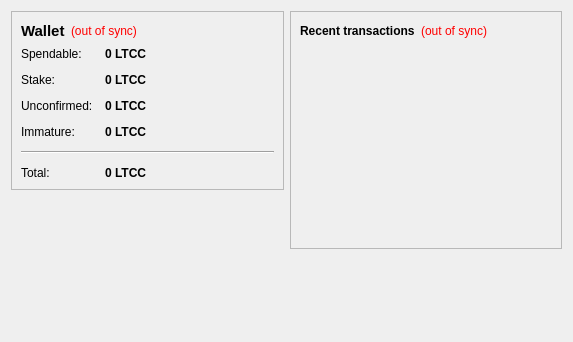
<?xml version="1.0" encoding="UTF-8"?>
<ui version="4.0">
 <class>OverviewPage</class>
 <widget class="QWidget" name="OverviewPage">
  <property name="geometry">
   <rect>
    <x>0</x>
    <y>0</y>
    <width>573</width>
    <height>342</height>
   </rect>
  </property>
  <property name="windowTitle">
   <string>Form</string>
  </property>
  <layout class="QHBoxLayout" name="horizontalLayout" stretch="1,1">
   <item>
    <layout class="QVBoxLayout" name="verticalLayout_2">
     <item>
      <widget class="QFrame" name="frame">
       <property name="frameShape">
        <enum>QFrame::StyledPanel</enum>
       </property>
       <property name="frameShadow">
        <enum>QFrame::Raised</enum>
       </property>
       <layout class="QVBoxLayout" name="verticalLayout_4">
        <item>
         <layout class="QHBoxLayout" name="horizontalLayout_4">
          <item>
           <widget class="QLabel" name="label_5">
            <property name="font">
             <font>
              <pointsize>11</pointsize>
              <weight>75</weight>
              <bold>true</bold>
             </font>
            </property>
            <property name="text">
             <string>Wallet</string>
            </property>
           </widget>
          </item>
          <item>
           <widget class="QLabel" name="labelWalletStatus">
            <property name="toolTip">
             <string>The displayed information may be out of date. Your wallet automatically synchronizes with the LTC Classic network after a connection is established, but this process has not completed yet.</string>
            </property>
            <property name="styleSheet">
             <string notr="true">QLabel { color: red; }</string>
            </property>
            <property name="text">
             <string notr="true">(out of sync)</string>
            </property>
            <property name="alignment">
             <set>Qt::AlignLeading|Qt::AlignLeft|Qt::AlignVCenter</set>
            </property>
           </widget>
          </item>
          <item>
           <spacer name="horizontalSpacer_2">
            <property name="orientation">
             <enum>Qt::Horizontal</enum>
            </property>
            <property name="sizeHint" stdset="0">
             <size>
              <width>40</width>
              <height>20</height>
             </size>
            </property>
           </spacer>
          </item>
         </layout>
        </item>
        <item>
         <layout class="QFormLayout" name="formLayout_2">
          <property name="fieldGrowthPolicy">
           <enum>QFormLayout::AllNonFixedFieldsGrow</enum>
          </property>
          <property name="horizontalSpacing">
           <number>12</number>
          </property>
          <property name="verticalSpacing">
           <number>12</number>
          </property>
          <item row="0" column="0">
           <widget class="QLabel" name="label">
            <property name="text">
             <string>Spendable:</string>
            </property>
           </widget>
          </item>
          <item row="0" column="1">
           <widget class="QLabel" name="labelBalance">
            <property name="font">
             <font>
              <weight>75</weight>
              <bold>true</bold>
             </font>
            </property>
            <property name="cursor">
             <cursorShape>IBeamCursor</cursorShape>
            </property>
            <property name="toolTip">
             <string>Your current spendable balance</string>
            </property>
            <property name="text">
             <string notr="true">0 LTCC</string>
            </property>
            <property name="textInteractionFlags">
             <set>Qt::LinksAccessibleByMouse|Qt::TextSelectableByKeyboard|Qt::TextSelectableByMouse</set>
            </property>
           </widget>
          </item>
          <item row="1" column="0">
           <widget class="QLabel" name="label_6">
            <property name="text">
             <string>Stake:</string>
            </property>
           </widget>
          </item>
          <item row="1" column="1">
           <widget class="QLabel" name="labelStake">
            <property name="font">
             <font>
              <weight>75</weight>
              <bold>true</bold>
             </font>
            </property>
            <property name="cursor">
             <cursorShape>IBeamCursor</cursorShape>
            </property>
            <property name="toolTip">
             <string>Total of coins that was staked, and do not yet count toward the current balance</string>
            </property>
            <property name="text">
             <string notr="true">0 LTCC</string>
            </property>
            <property name="textInteractionFlags">
             <set>Qt::LinksAccessibleByMouse|Qt::TextSelectableByKeyboard|Qt::TextSelectableByMouse</set>
            </property>
           </widget>
          </item>
          <item row="2" column="0">
           <widget class="QLabel" name="label_3">
            <property name="text">
             <string>Unconfirmed:</string>
            </property>
           </widget>
          </item>
          <item row="2" column="1">
           <widget class="QLabel" name="labelUnconfirmed">
            <property name="font">
             <font>
              <weight>75</weight>
              <bold>true</bold>
             </font>
            </property>
            <property name="cursor">
             <cursorShape>IBeamCursor</cursorShape>
            </property>
            <property name="toolTip">
             <string>Total of transactions that have yet to be confirmed, and do not yet count toward the current balance</string>
            </property>
            <property name="text">
             <string notr="true">0 LTCC</string>
            </property>
            <property name="textInteractionFlags">
             <set>Qt::LinksAccessibleByMouse|Qt::TextSelectableByKeyboard|Qt::TextSelectableByMouse</set>
            </property>
           </widget>
          </item>
          <item row="3" column="0">
           <widget class="QLabel" name="labelImmatureText">
            <property name="text">
             <string>Immature:</string>
            </property>
           </widget>
          </item>
          <item row="3" column="1">
           <widget class="QLabel" name="labelImmature">
            <property name="font">
             <font>
              <weight>75</weight>
              <bold>true</bold>
             </font>
            </property>
            <property name="toolTip">
             <string>Mined balance that has not yet matured</string>
            </property>
            <property name="text">
             <string notr="true">0 LTCC</string>
            </property>
            <property name="textInteractionFlags">
             <set>Qt::LinksAccessibleByMouse|Qt::TextSelectableByKeyboard|Qt::TextSelectableByMouse</set>
            </property>
           </widget>
          </item>
          <item row="4" column="0" colspan="2">
           <widget class="Line" name="line">
            <property name="orientation">
             <enum>Qt::Horizontal</enum>
            </property>
           </widget>
          </item>
          <item row="5" column="0">
           <widget class="QLabel" name="labelTotalText">
            <property name="text">
             <string>Total:</string>
            </property>
           </widget>
          </item>
          <item row="5" column="1">
           <widget class="QLabel" name="labelTotal">
            <property name="font">
             <font>
              <weight>75</weight>
              <bold>true</bold>
             </font>
            </property>
            <property name="cursor">
             <cursorShape>IBeamCursor</cursorShape>
            </property>
            <property name="toolTip">
             <string>Your current total balance</string>
            </property>
            <property name="text">
             <string notr="true">0 LTCC</string>
            </property>
            <property name="textInteractionFlags">
             <set>Qt::LinksAccessibleByMouse|Qt::TextSelectableByKeyboard|Qt::TextSelectableByMouse</set>
            </property>
           </widget>
          </item>
         </layout>
        </item>
       </layout>
      </widget>
     </item>
     <item>
      <spacer name="verticalSpacer">
       <property name="orientation">
        <enum>Qt::Vertical</enum>
       </property>
       <property name="sizeHint" stdset="0">
        <size>
         <width>20</width>
         <height>40</height>
        </size>
       </property>
      </spacer>
     </item>
    </layout>
   </item>
   <item>
    <layout class="QVBoxLayout" name="verticalLayout_3">
     <item>
      <widget class="QFrame" name="frame_2">
       <property name="frameShape">
        <enum>QFrame::StyledPanel</enum>
       </property>
       <property name="frameShadow">
        <enum>QFrame::Raised</enum>
       </property>
       <layout class="QVBoxLayout" name="verticalLayout">
        <item>
         <layout class="QHBoxLayout" name="horizontalLayout_2">
          <item>
           <widget class="QLabel" name="label_4">
            <property name="text">
             <string>&lt;b&gt;Recent transactions&lt;/b&gt;</string>
            </property>
           </widget>
          </item>
          <item>
           <widget class="QLabel" name="labelTransactionsStatus">
            <property name="toolTip">
             <string>The displayed information may be out of date. Your wallet automatically synchronizes with the LTC Classic network after a connection is established, but this process has not completed yet.</string>
            </property>
            <property name="styleSheet">
             <string notr="true">QLabel { color: red; }</string>
            </property>
            <property name="text">
             <string notr="true">(out of sync)</string>
            </property>
            <property name="alignment">
             <set>Qt::AlignRight|Qt::AlignTrailing|Qt::AlignVCenter</set>
            </property>
           </widget>
          </item>
          <item>
           <spacer name="horizontalSpacer">
            <property name="orientation">
             <enum>Qt::Horizontal</enum>
            </property>
            <property name="sizeHint" stdset="0">
             <size>
              <width>40</width>
              <height>20</height>
             </size>
            </property>
           </spacer>
          </item>
         </layout>
        </item>
        <item>
         <widget class="QListView" name="listTransactions">
          <property name="styleSheet">
           <string notr="true">QListView { background: transparent; }</string>
          </property>
          <property name="frameShape">
           <enum>QFrame::NoFrame</enum>
          </property>
          <property name="verticalScrollBarPolicy">
           <enum>Qt::ScrollBarAlwaysOff</enum>
          </property>
          <property name="horizontalScrollBarPolicy">
           <enum>Qt::ScrollBarAlwaysOff</enum>
          </property>
          <property name="selectionMode">
           <enum>QAbstractItemView::NoSelection</enum>
          </property>
         </widget>
        </item>
       </layout>
      </widget>
     </item>
     <item>
      <spacer name="verticalSpacer_2">
       <property name="orientation">
        <enum>Qt::Vertical</enum>
       </property>
       <property name="sizeHint" stdset="0">
        <size>
         <width>20</width>
         <height>40</height>
        </size>
       </property>
      </spacer>
     </item>
    </layout>
   </item>
  </layout>
 </widget>
 <resources/>
 <connections/>
</ui>
